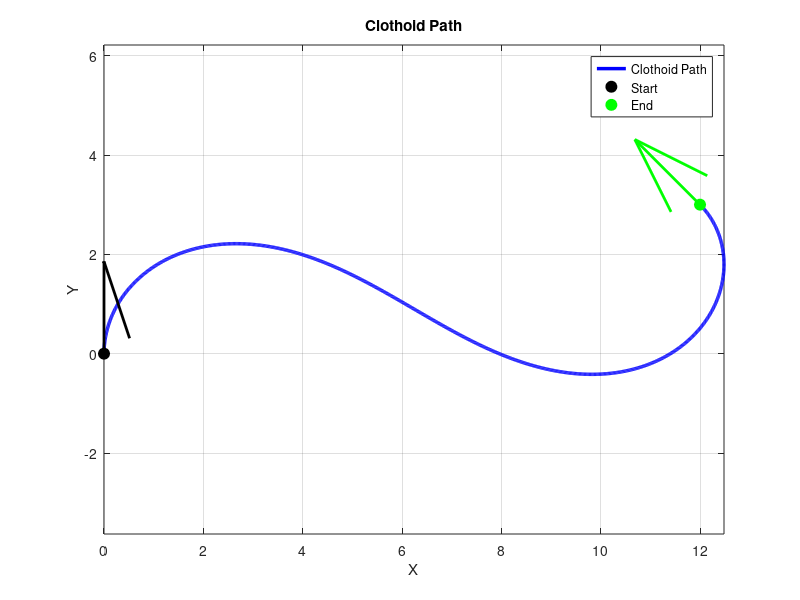

This chart was generated by the following MATLAB code:
clear; clc; close all;

x0 = 0;   y0 = 0;   theta0 = deg2rad(90);
x1 = 12;  y1 = 3;   theta1 = deg2rad(135);

d     = hypot(x1 - x0, y1 - y0);
phi   = atan2(y1 - y0, x1 - x0);
wrap  = @(a) mod(a + pi, 2*pi) - pi;
phi0  = wrap(theta0 - phi);
phi1  = wrap(theta1 - phi);
delta = wrap(phi1 - phi0);

th = @(u, A) A*u.^2 + (delta - A)*u + phi0;
g  = @(A) integral(@(u) sin(th(u, A)), 0, 1);
hf = @(A) integral(@(u) cos(th(u, A)), 0, 1);

% Scan for sign changes of g, keep roots with positive length, pick the shortest
As = linspace(-60, 60, 1201);
gs = arrayfun(g, As);
best = NaN; bestLen = inf;
for i = find(sign(gs(1:end-1)) ~= sign(gs(2:end)))
    Ai = fzero(g, [As(i) As(i+1)]);
    hi = hf(Ai);
    if hi > 1e-6 && d/hi < bestLen
        best = Ai; bestLen = d/hi;
    end
end
if isnan(best), error('No clothoid solution found for these poses.'); end

A    = best;
Ltot = bestLen;
k0   = (delta - A) / Ltot;
dk   = 2*A / Ltot^2;

N = 1000;
s = linspace(0, Ltot, N);
heading = theta0 + k0*s + 0.5*dk*s.^2;
x_s = x0 + cumtrapz(s, cos(heading));
y_s = y0 + cumtrapz(s, sin(heading));
kappa = k0 + dk*s;

fprintf('Arc length            = %.3f\n', Ltot);
fprintf('Initial curvature     = %.4f\n', kappa(1));
fprintf('Final curvature       = %.4f\n', kappa(end));
fprintf('Curvature rate dk/ds  = %.4f\n', dk);
fprintf('Peak |curvature|      = %.4f\n', max(abs(kappa)));
fprintf('Min turn radius       = %.3f\n', 1/max(abs(kappa)));
fprintf('End position error    = %.2e\n', hypot(x_s(end) - x1, y_s(end) - y1));
fprintf('End heading error     = %.2e rad\n', wrap(heading(end) - theta1));

figure('Color', 'w');
hold on; grid on; box on;
plot(x_s, y_s, 'b-', 'LineWidth', 2.5, 'DisplayName', 'Clothoid Path');
plot(x0, y0, 'ko', 'MarkerFaceColor', 'k', 'MarkerSize', 8, 'DisplayName', 'Start');
plot(x1, y1, 'go', 'MarkerFaceColor', 'g', 'MarkerSize', 8, 'DisplayName', 'End');
a = 0.15 * d;
quiver(x0, y0, a*cos(theta0), a*sin(theta0), 0, 'k', 'LineWidth', 2, 'MaxHeadSize', 0.5, 'HandleVisibility', 'off');
quiver(x1, y1, a*cos(theta1), a*sin(theta1), 0, 'g', 'LineWidth', 2, 'MaxHeadSize', 0.5, 'HandleVisibility', 'off');
xlabel('X'); ylabel('Y');
title('Clothoid Path');
legend('Location', 'best');
axis equal;
